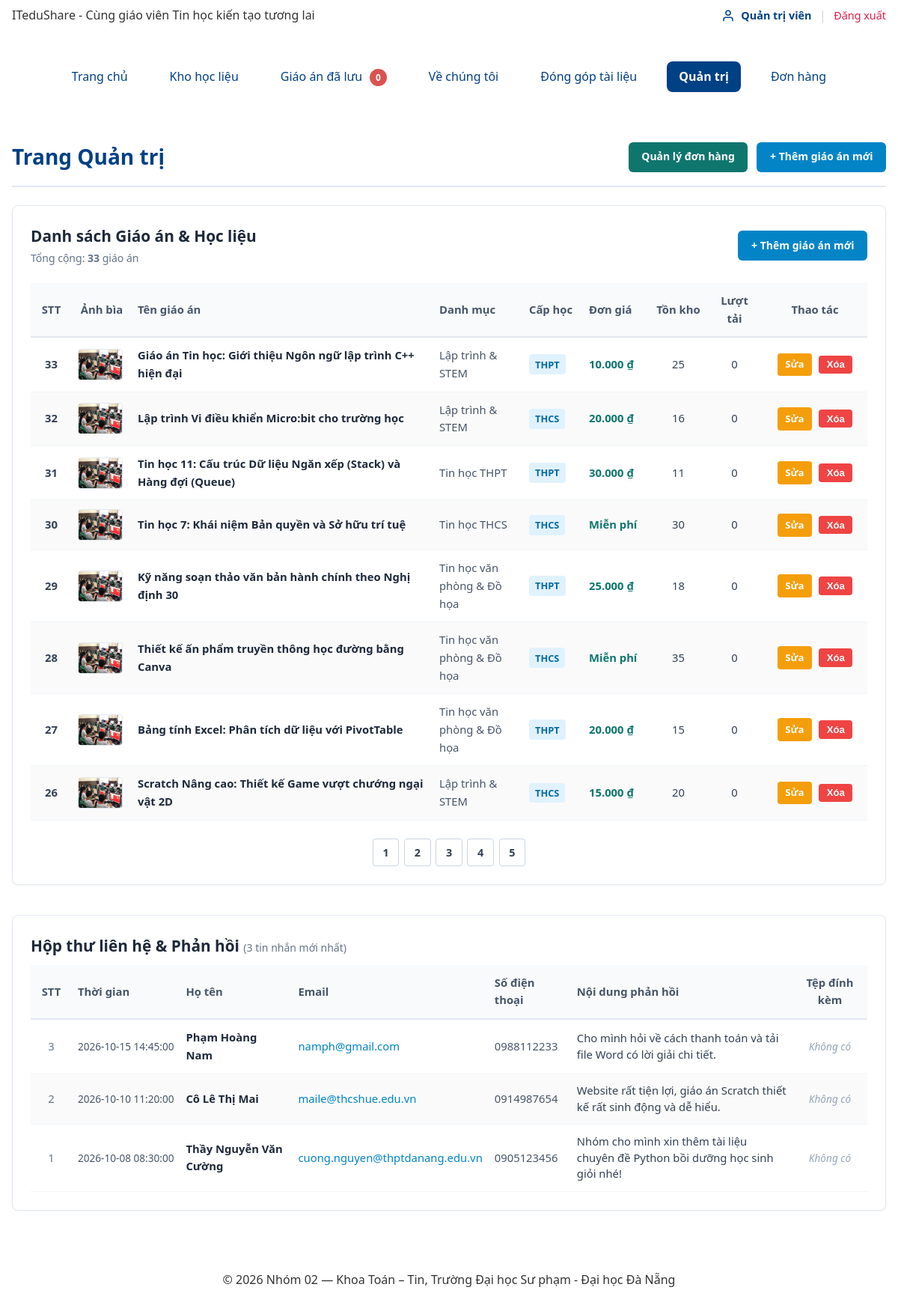
Page /quan-tri.php (signed in) on the committed database.
### tables this page shows
CREATE TABLE giao_an (
  id          INT UNSIGNED AUTO_INCREMENT PRIMARY KEY,
  danh_muc_id INT UNSIGNED NOT NULL,
  ten         VARCHAR(200) NOT NULL,
  gia         INT UNSIGNED NOT NULL DEFAULT 0 CHECK (gia >= 0),
  ton_kho     INT UNSIGNED NOT NULL DEFAULT 10 CHECK (ton_kho >= 0),
  hinh_anh    VARCHAR(255) NULL,
  mo_ta       TEXT NULL,
  cap_hoc     VARCHAR(50) NOT NULL DEFAULT 'THCS',
  video_url   VARCHAR(255) NULL,
  luot_tai    INT UNSIGNED NOT NULL DEFAULT 0,
  ngay_tao    DATETIME NOT NULL DEFAULT CURRENT_TIMESTAMP,
  FOREIGN KEY (danh_muc_id) REFERENCES danh_muc(id),
  INDEX idx_giao_an_dm_gia (danh_muc_id, gia),
  INDEX idx_giao_an_ten (ten)
);

CREATE TABLE danh_muc (
  id        INT UNSIGNED AUTO_INCREMENT PRIMARY KEY,
  ten       VARCHAR(100) NOT NULL,
  slug      VARCHAR(100) NOT NULL UNIQUE
);

CREATE TABLE lien_he (
  id       INT UNSIGNED AUTO_INCREMENT PRIMARY KEY,
  ho_ten   VARCHAR(100) NOT NULL,
  email    VARCHAR(191) NOT NULL,
  sdt      VARCHAR(20) NOT NULL,
  noi_dung TEXT NOT NULL,
  anh      VARCHAR(255) NULL,
  ngay_tao DATETIME NOT NULL DEFAULT CURRENT_TIMESTAMP
);

### quan-tri.php (the view, shortened to what the rows shown need)
<?php
$soDongMoiTrang = 8;
$stCount = db()->query('SELECT COUNT(*) FROM giao_an');
$tongGiaoAn = (int)$stCount->fetchColumn();
$soTrang = max(1, (int)ceil($tongGiaoAn / $soDongMoiTrang));
$trangHienTai = filter_var($_GET['trang'] ?? 1, FILTER_VALIDATE_INT, [
    'options' => ['min_range' => 1, 'default' => 1]
]);
$trangHienTai = min($trangHienTai, $soTrang);
$boQua = ($trangHienTai - 1) * $soDongMoiTrang;
$sqlGiaoAn = "SELECT ga.id, ga.ten, ga.cap_hoc, ga.gia, ga.ton_kho, ga.luot_tai, ga.hinh_anh, dm.ten AS ten_danh_muc
              FROM giao_an ga
              LEFT JOIN danh_muc dm ON ga.danh_muc_id = dm.id
              ORDER BY ga.id DESC
              LIMIT ? OFFSET ?";
$stGA = db()->prepare($sqlGiaoAn);
$stGA->bindValue(1, $soDongMoiTrang, PDO::PARAM_INT);
$stGA->bindValue(2, $boQua, PDO::PARAM_INT);
$stGA->execute();
$dsGiaoAn = $stGA->fetchAll();
$khoLienHe = new KhoLienHe();
$danhSachLienHe = $khoLienHe->tatCa(50);
require __DIR__ . '/inc/header.php';
?>
<main class="trang__chinh" style="max-width: 1200px; margin: 0 auto; padding: 1.5rem 1rem;">
    <div style="display: flex; justify-content: space-between; align-items: center; flex-wrap: wrap; gap: 1rem; margin-bottom: 1.5rem; border-bottom: 2px solid #e2e8f0; padding-bottom: 1rem;">
        <h1 style="margin: 0; font-size: 1.75rem; color: var(--mau-chinh, #004085);">Trang Quản trị</h1>
    </div>
    <section style="background: #ffffff; border: 1px solid #e2e8f0; border-radius: 8px; padding: 1.5rem; margin-bottom: 2.5rem; box-shadow: 0 1px 3px rgba(0,0,0,0.05);">
        <div style="display: flex; justify-content: space-between; align-items: center; margin-bottom: 1.25rem; flex-wrap: wrap; gap: 0.75rem;">
            <div>
                <h2 style="margin: 0; font-size: 1.3rem; color: #1e293b;">Danh sách Giáo án &amp; Học liệu</h2>
            </div>
        </div>
        <?php if (empty($dsGiaoAn)): ?>
            <p style="color: #64748b; font-style: italic; padding: 2rem 0; text-align: center;">
                Chưa có giáo án nào trong cơ sở dữ liệu.
            </p>
        <?php else: ?>
            <div style="overflow-x: auto;">
                <table style="width: 100%; border-collapse: collapse; text-align: left; font-size: 0.925rem;">
                    <thead>
                        <tr style="background: #f8fafc; border-bottom: 2px solid #e2e8f0; color: #475569;">
                            <th style="padding: 0.75rem 0.5rem; width: 55px; text-align: center;">STT</th>
                            <th style="padding: 0.75rem 0.5rem; width: 80px; text-align: center;">Ảnh bìa</th>
                            <th style="padding: 0.75rem 0.5rem;">Tên giáo án</th>
                            <th style="padding: 0.75rem 0.5rem; width: 120px;">Danh mục</th>
                            <th style="padding: 0.75rem 0.5rem; width: 80px;">Cấp học</th>
                            <th style="padding: 0.75rem 0.5rem; width: 90px;">Đơn giá</th>
                            <th style="padding: 0.75rem 0.5rem; width: 75px; text-align: center;">Tồn kho</th>
                            <th style="padding: 0.75rem 0.5rem; width: 75px; text-align: center;">Lượt tải</th>
                            <th style="padding: 0.75rem 0.5rem; width: 140px; text-align: center;">Thao tác</th>
                        </tr>
                    </thead>
                    <tbody>
                        <?php foreach ($dsGiaoAn as $i => $ga): ?>
                            <tr style="border-bottom: 1px solid #f1f5f9; <?= $i % 2 === 1 ? 'background: #fafafa;' : '' ?>">
                                <td style="padding: 0.75rem 0.5rem; text-align: center; color: #334155; font-weight: 600;">
                                    <?= $tongGiaoAn - $boQua - $i ?>
                                </td>
                                <td style="padding: 0.75rem 0.5rem; text-align: center;">
                                    <?php if (!empty($ga['hinh_anh'])): ?>
                                        <img src="<?= e(anhGiaoAn($ga['hinh_anh'])) ?>"
                                             alt="<?= e($ga['ten']) ?>"
                                             style="width: 60px; height: 42px; object-fit: cover; border-radius: 4px; border: 1px solid #e2e8f0;">
                                    <?php else: ?>
                                        <div style="width: 60px; height: 42px; background: #e2e8f0; border-radius: 4px; display: inline-flex; align-items: center; justify-content: center; font-size: 0.7rem; color: #64748b;">
                                            Chưa ảnh
                                        </div>
                                    <?php endif; ?>
                                </td>
                                <td style="padding: 0.75rem 0.5rem; font-weight: 600; color: #1e293b;">
                                    <?= e($ga['ten']) ?>
                                </td>
                                <td style="padding: 0.75rem 0.5rem; color: #475569;">
                                    <?= e($ga['ten_danh_muc'] ?? 'Chưa phân loại') ?>
                                </td>
                                <td style="padding: 0.75rem 0.5rem;">
                                    <span style="display: inline-block; padding: 0.2rem 0.5rem; border-radius: 4px; font-size: 0.8rem; background: #e0f2fe; color: #0369a1; font-weight: 600;">
                                        <?= e($ga['cap_hoc']) ?>
                                    </span>
                                </td>
                                <td style="padding: 0.75rem 0.5rem; font-weight: 600; color: #0f766e;">
                                    <?= (int)$ga['gia'] === 0 ? 'Miễn phí' : number_format((int)$ga['gia'], 0, ',', '.') . ' ₫' ?>
                                </td>
                                <td style="padding: 0.75rem 0.5rem; text-align: center; color: #334155;">
                                    <?= (int)$ga['ton_kho'] ?>
                                </td>
                                <td style="padding: 0.75rem 0.5rem; text-align: center; color: #334155;">
                                    <?= (int)$ga['luot_tai'] ?>
                                </td>
                                <td style="padding: 0.75rem 0.5rem; text-align: center; white-space: nowrap;">
                                    <a href="sua-giao-an.php?id=<?= (int)$ga['id'] ?>"
                                       style="display: inline-block; padding: 0.3rem 0.65rem; border-radius: 4px; background: #f59e0b; color: #fff; text-decoration: none; font-size: 0.825rem; font-weight: 600; margin-right: 0.35rem;">
                                        Sửa
                                    </a>
                                    <form method="POST" action="xoa-giao-an.php" style="display: inline;"
                                          onsubmit="return confirm('Bạn có chắc chắn muốn xóa giáo án \'<?= e(addslashes($ga['ten'])) ?>\' (ID: <?= (int)$ga['id'] ?>)?');">
                                        <button type="submit"
                                                style="cursor: pointer; padding: 0.3rem 0.65rem; border-radius: 4px; background: #ef4444; color: #fff; border: none; font-size: 0.825rem; font-weight: 600;">
                                            Xóa
                                        </button>
                                    </form>
                                </td>
                            </tr>
                        <?php endforeach; ?>
                    </tbody>
                </table>
            </div>
        <?php endif; ?>
    </section>
    <section style="background: #ffffff; border: 1px solid #e2e8f0; border-radius: 8px; padding: 1.5rem; box-shadow: 0 1px 3px rgba(0,0,0,0.05);">
        <h2 style="margin: 0 0 0.5rem; font-size: 1.3rem; color: #1e293b;">
            Hộp thư liên hệ &amp; Phản hồi
            <small style="font-size: 0.875rem; color: #64748b; font-weight: normal;">(<?= count($danhSachLienHe) ?> tin nhắn mới nhất)</small>
        </h2>
        <?php if (empty($danhSachLienHe)): ?>
            <p style="color: #64748b; font-style: italic; padding: 2rem 0; text-align: center;">
                Chưa có liên hệ nào được gửi đến hệ thống.
            </p>
        <?php else: ?>
            <div style="overflow-x: auto;">
                <table style="width: 100%; border-collapse: collapse; text-align: left; font-size: 0.925rem;">
                    <thead>
                        <tr style="background: #f8fafc; border-bottom: 2px solid #e2e8f0; color: #475569;">
                            <th style="padding: 0.75rem 0.5rem; width: 55px; text-align: center;">STT</th>
                            <th style="padding: 0.75rem 0.5rem; width: 140px;">Thời gian</th>
                            <th style="padding: 0.75rem 0.5rem; width: 150px;">Họ tên</th>
                            <th style="padding: 0.75rem 0.5rem; width: 170px;">Email</th>
                            <th style="padding: 0.75rem 0.5rem; width: 110px;">Số điện thoại</th>
                            <th style="padding: 0.75rem 0.5rem;">Nội dung phản hồi</th>
                            <th style="padding: 0.75rem 0.5rem; width: 100px; text-align: center;">Tệp đính kèm</th>
                        </tr>
                    </thead>
                    <tbody>
                        <?php foreach ($danhSachLienHe as $i => $lh): ?>
                            <tr style="border-bottom: 1px solid #f1f5f9; <?= $i % 2 === 1 ? 'background: #fafafa;' : '' ?>">
                                <td style="padding: 0.75rem 0.5rem; text-align: center; color: #64748b;">
                                    <?= (int)($lh['id'] ?? ($i + 1)) ?>
                                </td>
                                <td style="padding: 0.75rem 0.5rem; color: #475569; white-space: nowrap; font-size: 0.85rem;">
                                    <?= e($lh['ngay_tao'] ?? '') ?>
                                </td>
                                <td style="padding: 0.75rem 0.5rem; font-weight: 600; color: #1e293b;">
                                    <?= e($lh['ho_ten'] ?? $lh['hoten'] ?? '') ?>
                                </td>
                                <td style="padding: 0.75rem 0.5rem;">
                                    <a href="mailto:<?= e($lh['email'] ?? '') ?>" style="color: #0284c7; text-decoration: none;">
                                        <?= e($lh['email'] ?? '') ?>
                                    </a>
                                </td>
                                <td style="padding: 0.75rem 0.5rem; color: #475569;">
                                    <?= e($lh['sdt'] ?? '—') ?>
                                </td>
                                <td style="padding: 0.75rem 0.5rem; color: #334155; line-height: 1.45; max-width: 350px;">
                                    <?= nl2br(e($lh['noi_dung'] ?? $lh['noidung'] ?? '')) ?>
                                </td>
                                <td style="padding: 0.75rem 0.5rem; text-align: center;">
                                    <?php if (!empty($lh['anh'])): ?>
                                        <?php $srcAnhLh = anhGiaoAn($lh['anh']); ?>
                                        <a href="<?= e($srcAnhLh) ?>" target="_blank" rel="noopener noreferrer">
                                            <img src="<?= e($srcAnhLh) ?>"
                                                 alt="Đính kèm từ <?= e($lh['ho_ten'] ?? '') ?>"
                                                 style="max-width: 80px; max-height: 55px; border-radius: 4px; object-fit: cover; border: 1px solid #e2e8f0;">
                                        </a>
                                    <?php else: ?>
                                        <span style="color: #94a3b8; font-style: italic; font-size: 0.85rem;">Không có</span>
                                    <?php endif; ?>
                                </td>
                            </tr>
                        <?php endforeach; ?>
                    </tbody>
                </table>
            </div>
        <?php endif; ?>
    </section>
</main>
</body>
</html>

### rows in the picture
giao_an: i "33", hinh_anh (picture), ten "Giáo án Tin học: Giới thiệu Ngôn ngữ lập trình C++ hiện đại", danh_muc.ten "Lập trình & STEM", cap_hoc "THPT", gia "10.000", ton_kho "25", luot_tai "0"
giao_an: i "32", hinh_anh (picture), ten "Lập trình Vi điều khiển Micro:bit cho trường học", danh_muc.ten "Lập trình & STEM", cap_hoc "THCS", gia "20.000", ton_kho "16", luot_tai "0"
giao_an: i "31", hinh_anh (picture), ten "Tin học 11: Cấu trúc Dữ liệu Ngăn xếp (Stack) và Hàng đợi (Queue)", danh_muc.ten "Tin học THPT", cap_hoc "THPT", gia "30.000", ton_kho "11", luot_tai "0"
giao_an: i "30", hinh_anh (picture), ten "Tin học 7: Khái niệm Bản quyền và Sở hữu trí tuệ", danh_muc.ten "Tin học THCS", cap_hoc "THCS", gia "Miễn phí", ton_kho "30", luot_tai "0"
giao_an: i "29", hinh_anh (picture), ten "Kỹ năng soạn thảo văn bản hành chính theo Nghị định 30", danh_muc.ten "Tin học văn phòng & Đồ họa", cap_hoc "THPT", gia "25.000", ton_kho "18", luot_tai "0"
giao_an: i "28", hinh_anh (picture), ten "Thiết kế ấn phẩm truyền thông học đường bằng Canva", danh_muc.ten "Tin học văn phòng & Đồ họa", cap_hoc "THCS", gia "Miễn phí", ton_kho "35", luot_tai "0"
giao_an: i "27", hinh_anh (picture), ten "Bảng tính Excel: Phân tích dữ liệu với PivotTable", danh_muc.ten "Tin học văn phòng & Đồ họa", cap_hoc "THPT", gia "20.000", ton_kho "15", luot_tai "0"
giao_an: i "26", hinh_anh (picture), ten "Scratch Nâng cao: Thiết kế Game vượt chướng ngại vật 2D", danh_muc.ten "Lập trình & STEM", cap_hoc "THCS", gia "15.000", ton_kho "20", luot_tai "0"
lien_he: id "3", ngay_tao "2026-10-15 14:45:00", ho_ten "Phạm Hoàng Nam", email "namph@gmail.com", sdt "0988112233", noi_dung "Cho mình hỏi về cách thanh toán và tải file Word có lời giải chi tiết.", shows "Không có"
lien_he: id "2", ngay_tao "2026-10-10 11:20:00", ho_ten "Cô Lê Thị Mai", email "maile@thcshue.edu.vn", sdt "0914987654", noi_dung "Website rất tiện lợi, giáo án Scratch thiết kế rất sinh động và dễ hiểu.", shows "Không có"
lien_he: id "1", ngay_tao "2026-10-08 08:30:00", ho_ten "Thầy Nguyễn Văn Cường", email "cuong.nguyen@thptdanang.edu.vn", sdt "0905123456", noi_dung "Nhóm cho mình xin thêm tài liệu chuyên đề Python bồi dưỡng học sinh giỏi nhé!", shows "Không có"

### other values in the picture
$ten "Trang chủ"
$ten "Kho học liệu"
$ten "Giáo án đã lưu"
$ten "Về chúng tôi"
$ten "Đóng góp tài liệu"
$ten "Quản trị"
$ten "Đơn hàng"
$tongGiaoAn "33"
count($danhSachLienHe) "3"
